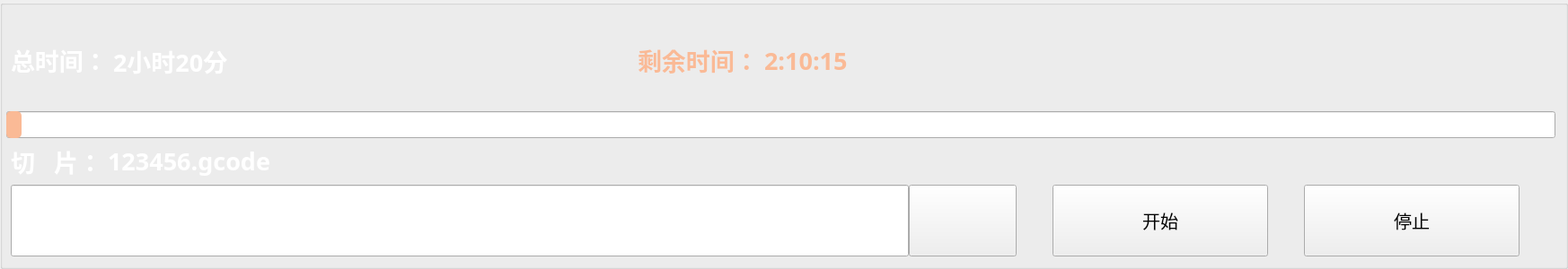
         <widget class="QGroupBox" name="groupBox_print">
          <property name="sizePolicy">
           <sizepolicy hsizetype="Expanding" vsizetype="Fixed">
            <horstretch>0</horstretch>
            <verstretch>0</verstretch>
           </sizepolicy>
          </property>
          <property name="minimumSize">
           <size>
            <width>100</width>
            <height>300</height>
           </size>
          </property>
          <property name="maximumSize">
           <size>
            <width>16777215</width>
            <height>280</height>
           </size>
          </property>
          <property name="title">
           <string/>
          </property>
          <layout class="QGridLayout" name="gridLayout_8">
           <property name="leftMargin">
            <number>4</number>
           </property>
           <item row="1" column="0">
            <widget class="QProgressBar" name="progressBar">
             <property name="minimumSize">
              <size>
               <width>0</width>
               <height>30</height>
              </size>
             </property>
             <property name="styleSheet">
              <string notr="true">QProgressBar::chunk {
        background-color: #FABA96; /* 进度条填充部分 */
        border-radius: 5px;
    }</string>
             </property>
             <property name="value">
              <number>1</number>
             </property>
             <property name="format">
              <string notr="true"/>
             </property>
            </widget>
           </item>
           <item row="2" column="0">
            <layout class="QHBoxLayout" name="horizontalLayout_2">
             <item>
              <spacer name="horizontalSpacer_34">
               <property name="orientation">
                <enum>Qt::Horizontal</enum>
               </property>
               <property name="sizeType">
                <enum>QSizePolicy::Fixed</enum>
               </property>
               <property name="sizeHint" stdset="0">
                <size>
                 <width>5</width>
                 <height>5</height>
                </size>
               </property>
              </spacer>
             </item>
             <item>
              <widget class="QLabel" name="label_17">
               <property name="sizePolicy">
                <sizepolicy hsizetype="Preferred" vsizetype="Fixed">
                 <horstretch>0</horstretch>
                 <verstretch>0</verstretch>
                </sizepolicy>
               </property>
               <property name="font">
                <font>
                 <family>微软雅黑 Light</family>
                 <pointsize>20</pointsize>
                 <weight>75</weight>
                 <bold>true</bold>
                </font>
               </property>
               <property name="styleSheet">
                <string notr="true">color:white</string>
               </property>
               <property name="text">
                <string>切   片：</string>
               </property>
              </widget>
             </item>
             <item>
              <widget class="QLabel" name="label_16">
               <property name="sizePolicy">
                <sizepolicy hsizetype="Expanding" vsizetype="Fixed">
                 <horstretch>0</horstretch>
                 <verstretch>0</verstretch>
                </sizepolicy>
               </property>
               <property name="font">
                <font>
                 <family>微软雅黑 Light</family>
                 <pointsize>20</pointsize>
                 <weight>75</weight>
                 <bold>true</bold>
                </font>
               </property>
               <property name="styleSheet">
                <string notr="true">color:white</string>
               </property>
               <property name="text">
                <string>123456.gcode</string>
               </property>
              </widget>
             </item>
            </layout>
           </item>
           <item row="0" column="0">
            <layout class="QHBoxLayout" name="horizontalLayout">
             <item>
              <spacer name="horizontalSpacer_33">
               <property name="orientation">
                <enum>Qt::Horizontal</enum>
               </property>
               <property name="sizeType">
                <enum>QSizePolicy::Fixed</enum>
               </property>
               <property name="sizeHint" stdset="0">
                <size>
                 <width>5</width>
                 <height>20</height>
                </size>
               </property>
              </spacer>
             </item>
             <item>
              <widget class="QLabel" name="label_14">
               <property name="sizePolicy">
                <sizepolicy hsizetype="Preferred" vsizetype="Fixed">
                 <horstretch>0</horstretch>
                 <verstretch>0</verstretch>
                </sizepolicy>
               </property>
               <property name="maximumSize">
                <size>
                 <width>120</width>
                 <height>16777215</height>
                </size>
               </property>
               <property name="font">
                <font>
                 <family>微软雅黑 Light</family>
                 <pointsize>20</pointsize>
                 <weight>75</weight>
                 <bold>true</bold>
                </font>
               </property>
               <property name="styleSheet">
                <string notr="true">color:white</string>
               </property>
               <property name="text">
                <string>总时间：</string>
               </property>
              </widget>
             </item>
             <item>
              <widget class="QLabel" name="label_totletime">
               <property name="sizePolicy">
                <sizepolicy hsizetype="Fixed" vsizetype="Fixed">
                 <horstretch>0</horstretch>
                 <verstretch>0</verstretch>
                </sizepolicy>
               </property>
               <property name="minimumSize">
                <size>
                 <width>45</width>
                 <height>45</height>
                </size>
               </property>
               <property name="sizeIncrement">
                <size>
                 <width>45</width>
                 <height>45</height>
                </size>
               </property>
               <property name="font">
                <font>
                 <family>微软雅黑 Light</family>
                 <pointsize>20</pointsize>
                 <weight>75</weight>
                 <bold>true</bold>
                </font>
               </property>
               <property name="styleSheet">
                <string notr="true">color:white</string>
               </property>
               <property name="text">
                <string>2小时20分</string>
               </property>
              </widget>
             </item>
             <item>
              <spacer name="horizontalSpacer_21">
               <property name="orientation">
                <enum>Qt::Horizontal</enum>
               </property>
               <property name="sizeType">
                <enum>QSizePolicy::Fixed</enum>
               </property>
               <property name="sizeHint" stdset="0">
                <size>
                 <width>450</width>
                 <height>20</height>
                </size>
               </property>
              </spacer>
             </item>
             <item>
              <widget class="QLabel" name="label_titlesy">
               <property name="sizePolicy">
                <sizepolicy hsizetype="Preferred" vsizetype="Fixed">
                 <horstretch>0</horstretch>
                 <verstretch>0</verstretch>
                </sizepolicy>
               </property>
               <property name="font">
                <font>
                 <family>微软雅黑 Light</family>
                 <pointsize>20</pointsize>
                 <weight>75</weight>
                 <bold>true</bold>
                </font>
               </property>
               <property name="styleSheet">
                <string notr="true">color:#FABA96</string>
               </property>
               <property name="text">
                <string>剩余时间：</string>
               </property>
              </widget>
             </item>
             <item>
              <widget class="QLabel" name="label_sy">
               <property name="font">
                <font>
                 <family>微软雅黑 Light</family>
                 <pointsize>20</pointsize>
                 <weight>75</weight>
                 <bold>true</bold>
                </font>
               </property>
               <property name="styleSheet">
                <string notr="true">color:#FABA96</string>
               </property>
               <property name="text">
                <string>2:10:15</string>
               </property>
              </widget>
             </item>
             <item>
              <spacer name="horizontalSpacer_32">
               <property name="orientation">
                <enum>Qt::Horizontal</enum>
               </property>
               <property name="sizeHint" stdset="0">
                <size>
                 <width>40</width>
                 <height>20</height>
                </size>
               </property>
              </spacer>
             </item>
            </layout>
           </item>
           <item row="3" column="0">
            <layout class="QHBoxLayout" name="horizontalLayout_3">
             <property name="spacing">
              <number>0</number>
             </property>
             <item>
              <spacer name="horizontalSpacer_35">
               <property name="orientation">
                <enum>Qt::Horizontal</enum>
               </property>
               <property name="sizeType">
                <enum>QSizePolicy::Fixed</enum>
               </property>
               <property name="sizeHint" stdset="0">
                <size>
                 <width>5</width>
                 <height>20</height>
                </size>
               </property>
              </spacer>
             </item>
             <item>
              <widget class="QLineEdit" name="lineEdit_gcodefile">
               <property name="sizePolicy">
                <sizepolicy hsizetype="Fixed" vsizetype="Fixed">
                 <horstretch>0</horstretch>
                 <verstretch>0</verstretch>
                </sizepolicy>
               </property>
               <property name="minimumSize">
                <size>
                 <width>1000</width>
                 <height>80</height>
                </size>
               </property>
               <property name="font">
                <font>
                 <pointsize>18</pointsize>
                 <weight>75</weight>
                 <bold>true</bold>
                </font>
               </property>
               <property name="text">
                <string/>
               </property>
              </widget>
             </item>
             <item>
              <widget class="QPushButton" name="pushButton_choosefile">
               <property name="sizePolicy">
                <sizepolicy hsizetype="Fixed" vsizetype="Fixed">
                 <horstretch>0</horstretch>
                 <verstretch>0</verstretch>
                </sizepolicy>
               </property>
               <property name="minimumSize">
                <size>
                 <width>120</width>
                 <height>80</height>
                </size>
               </property>
               <property name="text">
                <string/>
               </property>
               <property name="iconSize">
                <size>
                 <width>50</width>
                 <height>50</height>
                </size>
               </property>
              </widget>
             </item>
             <item>
              <spacer name="horizontalSpacer_22">
               <property name="orientation">
                <enum>Qt::Horizontal</enum>
               </property>
               <property name="sizeHint" stdset="0">
                <size>
                 <width>40</width>
                 <height>20</height>
                </size>
               </property>
              </spacer>
             </item>
             <item>
              <widget class="QPushButton" name="pushButton_startprint">
               <property name="sizePolicy">
                <sizepolicy hsizetype="Fixed" vsizetype="Fixed">
                 <horstretch>0</horstretch>
                 <verstretch>0</verstretch>
                </sizepolicy>
               </property>
               <property name="minimumSize">
                <size>
                 <width>240</width>
                 <height>80</height>
                </size>
               </property>
               <property name="font">
                <font>
                 <family>微软雅黑 Light</family>
                 <pointsize>15</pointsize>
                </font>
               </property>
               <property name="text">
                <string>开始</string>
               </property>
               <property name="iconSize">
                <size>
                 <width>50</width>
                 <height>50</height>
                </size>
               </property>
              </widget>
             </item>
             <item>
              <spacer name="horizontalSpacer_30">
               <property name="orientation">
                <enum>Qt::Horizontal</enum>
               </property>
               <property name="sizeHint" stdset="0">
                <size>
                 <width>40</width>
                 <height>20</height>
                </size>
               </property>
              </spacer>
             </item>
             <item>
              <widget class="QPushButton" name="pushButton_stopprint">
               <property name="sizePolicy">
                <sizepolicy hsizetype="Fixed" vsizetype="Fixed">
                 <horstretch>0</horstretch>
                 <verstretch>0</verstretch>
                </sizepolicy>
               </property>
               <property name="minimumSize">
                <size>
                 <width>240</width>
                 <height>80</height>
                </size>
               </property>
               <property name="font">
                <font>
                 <family>微软雅黑 Light</family>
                 <pointsize>15</pointsize>
                </font>
               </property>
               <property name="text">
                <string>停止</string>
               </property>
               <property name="iconSize">
                <size>
                 <width>50</width>
                 <height>50</height>
                </size>
               </property>
              </widget>
             </item>
             <item>
              <spacer name="horizontalSpacer_31">
               <property name="orientation">
                <enum>Qt::Horizontal</enum>
               </property>
               <property name="sizeHint" stdset="0">
                <size>
                 <width>40</width>
                 <height>20</height>
                </size>
               </property>
              </spacer>
             </item>
            </layout>
           </item>
          </layout>
         </widget>
